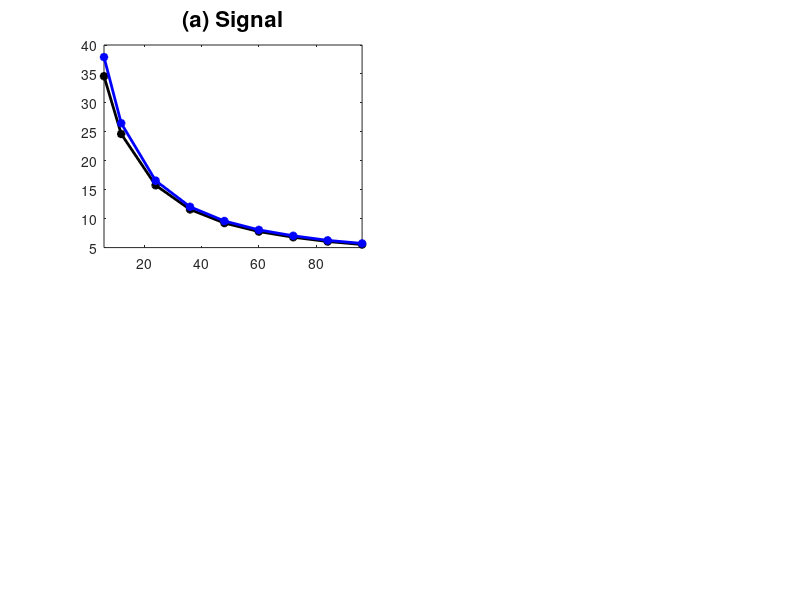

The MATLAB script that drew this image: (Note: this script raises an error after producing the figure.)
clear;
% close all;
LL=[6,12:12:96];
ent1=[34.60 23.30
     24.63 38.33
     15.77 58.83
     11.59 72.62
     9.24 82.71
     7.77 90.43
     6.79 96.78
     6.05 102.06
     5.53 106.52];err1=[0.64  0.77 
                       0.52  0.85
                       0.40  0.92
                       0.34  0.94
                       0.30  0.95
                        0.27  0.96
                        0.25  0.97
                        0.24  0.97
                        0.23  0.97];
ent2=[37.91 29.33
     26.49 42.13
    16.56 59.98
    12.05 72.04
    9.59 81.54
    8.06 89.05
    7.04 95.36
    6.25 100.53
    5.72 104.88            ];
                    err2=[ 0.67  0.75 
                        0.52  0.85
                        0.41  0.91
                        0.34  0.94
                        0.30  0.95
                        0.28  0.96
                        0.26  0.97
                        0.24  0.97
                        0.23,0.97];
   err3=[0.40  0.92
       0.33  0.95
       0.30  0.96
        0.30  0.96
        0.30  0.96
        0.30  0.96
         0.30  0.96
         0.29  0.96
         0.29  0.96];% close all;
  
     figure();
     subplot(2,2,1);
     
     plot(LL,ent1(:,1)','-*k','linewidth',2);hold on
    plot(LL,ent2(:,1)','-*b','linewidth',2);hold on
    title('(a) Signal','fontsize',16);
    xlim([6,96]);setgca(16);
    
    set(gca,'XTick',LL,'fontsize',16)
    
      subplot(2,2,2);
           plot(LL,ent1(:,2)','-*k','linewidth',2);hold on
    plot(LL,ent2(:,2)','-*b','linewidth',2);hold on
    title('(b) Dispersion','fontsize',16);
    xlim([6,96]);setgca(16);
       set(gca,'XTick',LL,'fontsize',16)
    
         subplot(2,2,3);
     
     plot(LL,err1(:,1)','-*k','linewidth',2);hold on
    plot(LL,err2(:,1)','-*b','linewidth',2);hold on
     plot(LL,err3(:,1)','-*r','linewidth',2);hold on
    title('(c) RMS','fontsize',16);
    xlim([6,96])
    setgca(16);
    xlabel('L','fontsize',16);
       set(gca,'XTick',LL,'fontsize',16)
       
      subplot(2,2,4);
           plot(LL,err1(:,2)','-*k','linewidth',2);hold on
    plot(LL,err2(:,2)','-*b','linewidth',2);hold on
      plot(LL,err3(:,2)','-*r','linewidth',2);hold on
    title('(d) CC','fontsize',16);
    xlim([6,96]);setgca(16);
       set(gca,'XTick',LL,'fontsize',16)
    lgnd=legend('Exact parameters','Estimated parameters','Free run with fixed noise');
set(lgnd,'FontSize',16);
xlabel('L','fontsize',16);